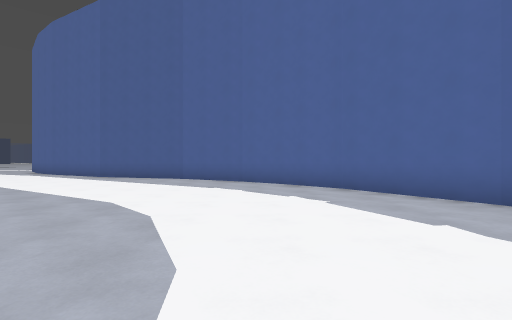
[1] (above)

20 first-person views from a walk through a Godot game level. The camera is 1.3 m above the floor, looks level and sees 85° across. The floor is counted in squares, 2 m on a side. Each view is taken from the middle of a square. On the plan, view 1 faces up. The plan holds only what a view shows up to about 9 squares ahead; the rest is blank. The place goes on beyond the plan. Surface patterns are stand-ins for the level's own textures.

[2]
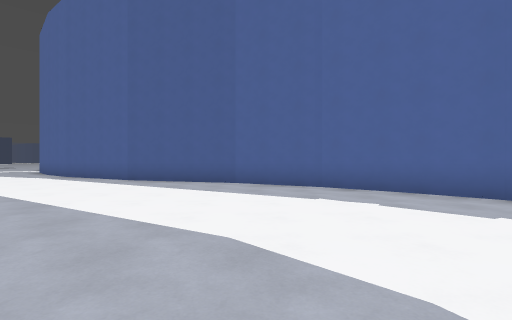

[3]
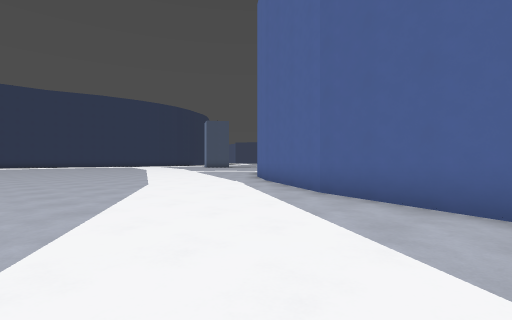

[4]
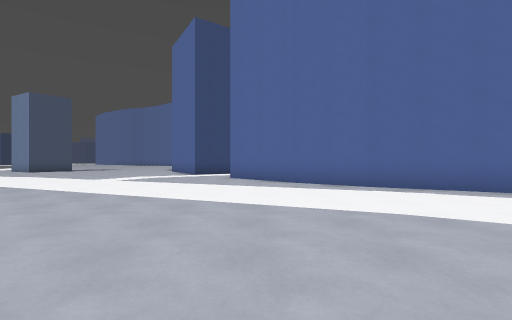

[5]
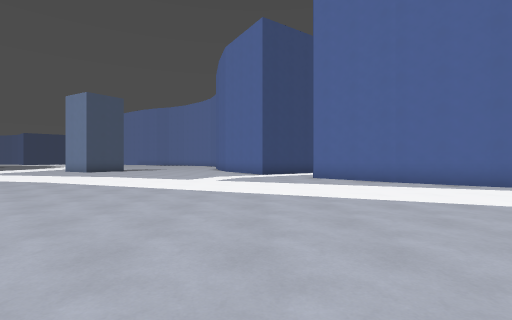

[6]
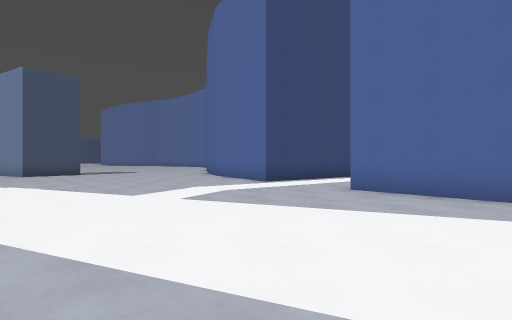

[7]
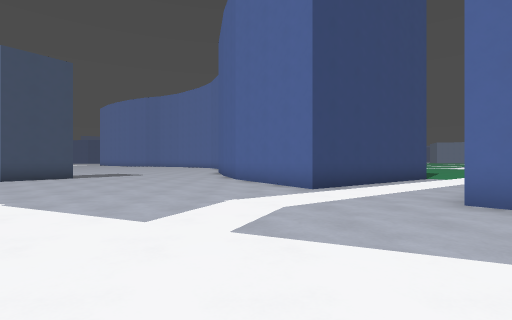

[8]
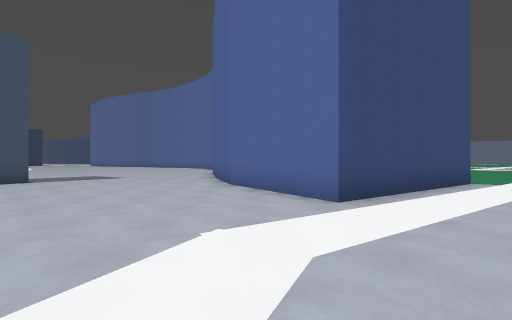

[9]
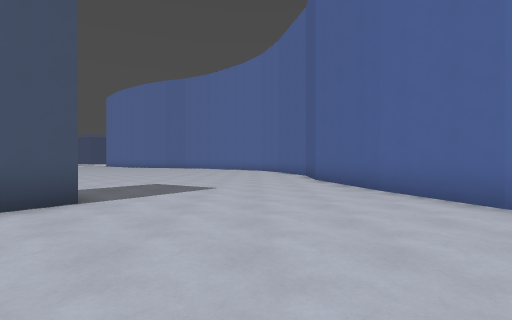

[10]
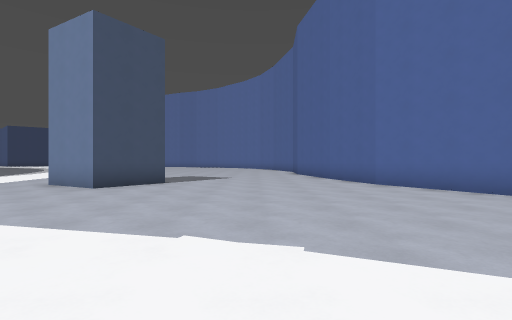

[11]
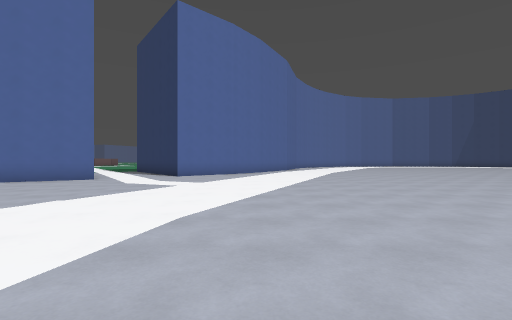

[12]
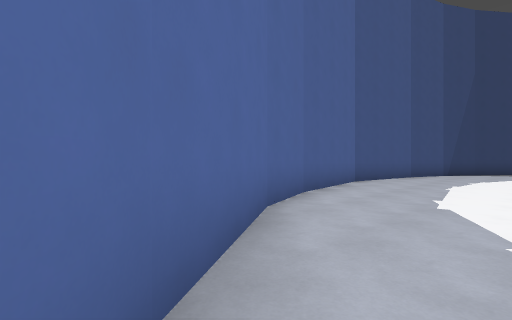

[13]
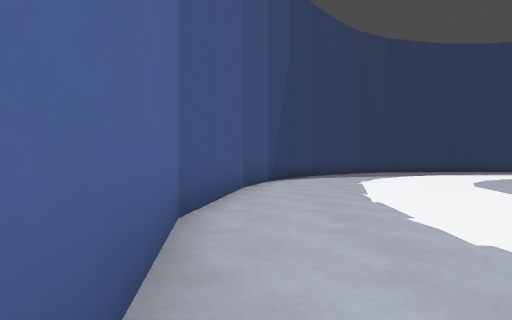

[14]
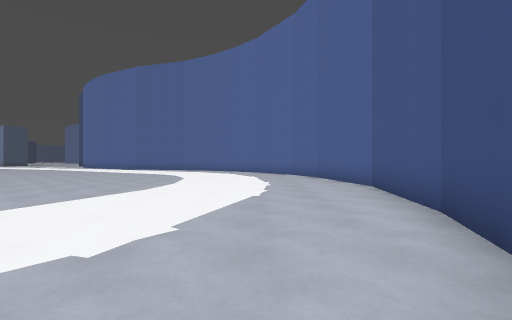

[15]
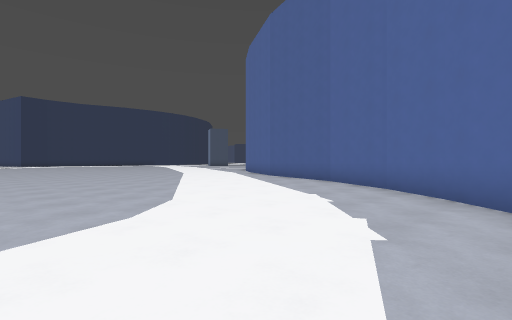

[16]
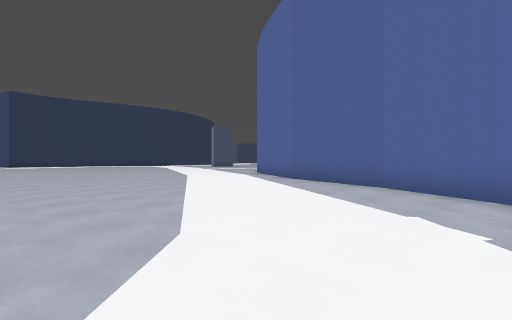

[17]
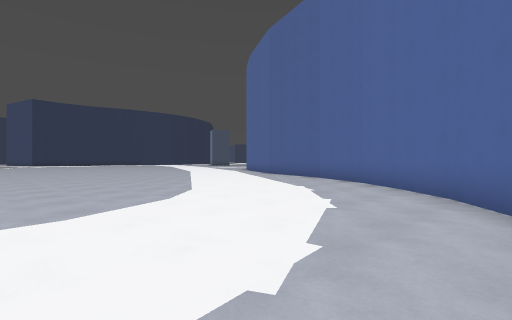

[18]
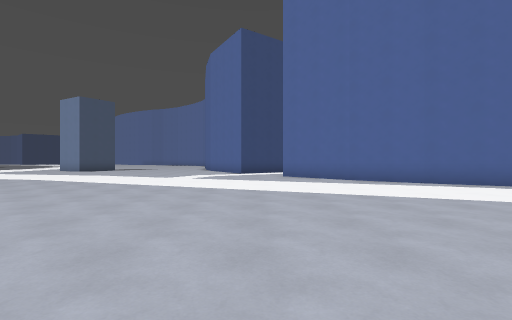

[19]
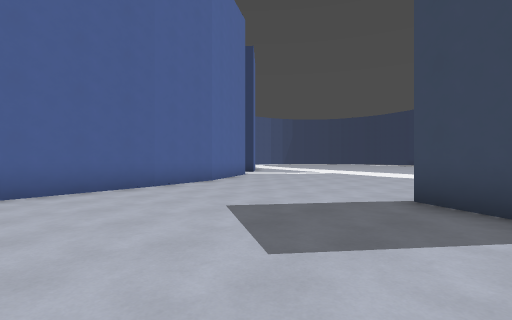

[20]
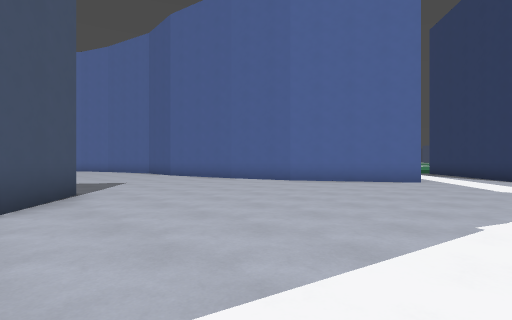

### Floor plan
Points are (right, up) in squares from view 1. A wall is a line through its corners. A room is listed if a view was taken in it or the views show most of it. See-through windows are left out.
Room 1 (views 1, 2, 3, 4, 5, 6, 7, 8, 9, 10, 11, 12, 13, 14, 15, 16, 17, 18, 19, 20)
walls: (-9.3, 12.7) (-11, 14.1) (-13, 16.1); (-12.5, 16.5) (-12.1, 16.8); (-0.3, 8.6) (-2.6, 9.9) (-6.1, 11) (-9.4, 12.8); (1, 7.6) (-0.5, 8.7); (2.1, 6.5) (0.9, 7.6); (-14.7, 18.4) (-16.8, 21.8); (3.7, 4.1) (2, 6.6); (-16.7, 21.6) (-17.4, 23.9) (-18, 27.1); (3.6, -6.4) (4.3, -4.5) (4.9, -1.1) (4.3, 2.3) (3.6, 4.2); (3.3, -7.1) (3.7, -6.3); (-23.9, 22.9) (-22.7, 22.2) (-23.8, 20.6) (-24.5, 20.9)
ways out: opening at (-13.5, 18)

Where each view was taken, in squares from view 1:
view 1: 0 up, 0 right, facing up
view 2: 2 up, 2 left, facing up
view 3: 6 up, 3 left, facing up-left
view 4: 6 up, 12 left, facing up
view 5: 6 up, 15 left, facing up
view 6: 10 up, 15 left, facing up
view 7: 12 up, 16 left, facing up
view 8: 14 up, 16 left, facing up
view 9: 18 up, 20 left, facing up
view 10: 14 up, 20 left, facing up
view 11: 13 up, 24 left, facing right
view 12: 7 up, 1 right, facing down-right
view 13: 2 up, 4 right, facing down
view 14: 8 down, 2 right, facing up
view 15: 2 up, 2 right, facing up-left
view 16: 3 up, 0 right, facing up-left
view 17: 1 up, 3 right, facing up-left
view 18: 5 up, 14 left, facing up
view 19: 27 up, 24 left, facing down-right
view 20: 16 up, 24 left, facing up-right
